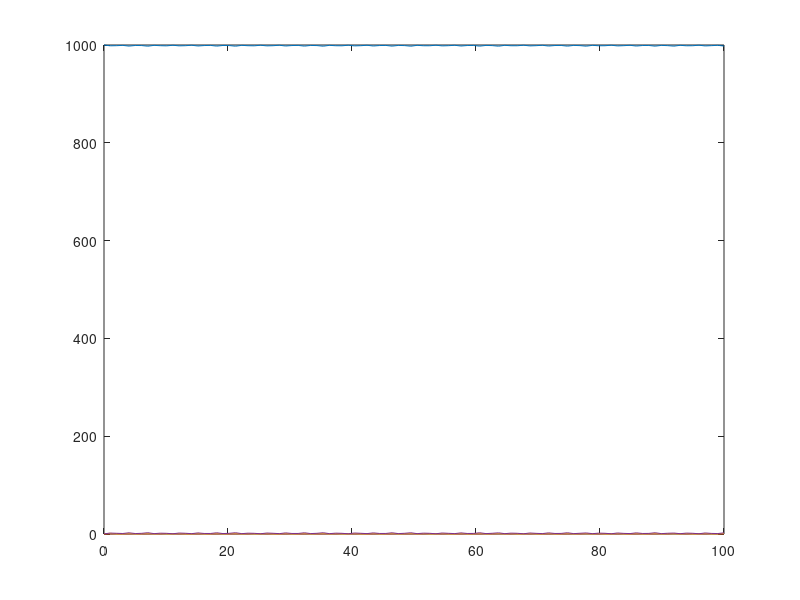

The MATLAB script that drew this image:
% This file works with OCTAVE and is automatically generated with 
% the System Biology Format Converter (http://sbfc.sourceforge.net/)
% from an SBML file.
% To run this file with Matlab you must edit the comments providing
% the definition of the ode solver and the signature for the 
% xdot function.
%
% The conversion system has the following limitations:
%  - You may have to re order some reactions and Assignment Rules definition
%  - Delays are not taken into account
%  - You should change the lsode parameters (start, end, steps) to get better results
%

%
% Model name = Borghans1997 - Calcium Oscillation - Model 2
%
% is http://identifiers.org/biomodels.db/MODEL6622948601
% is http://identifiers.org/biomodels.db/BIOMD0000000044
% isDescribedBy http://identifiers.org/pubmed/17029867
%


function main()
%Initial conditions vector
	x0=zeros(4,1);
	x0(1) = 1000.0;
	x0(2) = 0.0;
	x0(3) = 0.45;
	x0(4) = 0.36;


% Depending on whether you are using Octave or Matlab,
% you should comment / uncomment one of the following blocks.
% This should also be done for the definition of the function f below.
% Start Matlab code
%	tspan=[0:0.01:100];
%	opts = odeset('AbsTol',1e-3);
%	[t,x]=ode23tb(@f,tspan,x0,opts);
% End Matlab code

% Start Octave code
	t=linspace(0,100,100);
	x=lsode('f',x0,t);
% End Octave code


	plot(t,x);
end



% Depending on whether you are using Octave or Matlab,
% you should comment / uncomment one of the following blocks.
% This should also be done for the definition of the function f below.
% Start Matlab code
%function xdot=f(t,x)
% End Matlab code

% Start Octave code
function xdot=f(x,t)
% End Octave code

% Compartment: id = extracellular, name = extracellular, constant
	compartment_extracellular=1.0;
% Compartment: id = cytosol, name = cytosol, constant
	compartment_cytosol=1.0;
% Compartment: id = intravesicular, name = intravesicular, constant
	compartment_intravesicular=1.0;
% Parameter:   id =  beta, name = beta
	global_par_beta=0.5;

% Reaction: id = vin	% Local Parameter:   id =  v0, name = v0
	reaction_vin_v0=2.0;
	% Local Parameter:   id =  v1, name = v1
	reaction_vin_v1=1.0;

	reaction_vin=compartment_cytosol*(reaction_vin_v0+reaction_vin_v1*global_par_beta);

% Reaction: id = v2	% Local Parameter:   id =  Vm2, name = Vm2
	reaction_v2_Vm2=6.5;
	% Local Parameter:   id =  K2, name = K2
	reaction_v2_K2=0.1;

	reaction_v2=compartment_intravesicular*reaction_v2_Vm2*x(2)^2/(reaction_v2_K2^2+x(2)^2);

% Reaction: id = v3	% Local Parameter:   id =  Vm3, name = Vm3
	reaction_v3_Vm3=19.5;
	% Local Parameter:   id =  Ka, name = Ka
	reaction_v3_Ka=0.2;
	% Local Parameter:   id =  Ky, name = Ky
	reaction_v3_Ky=0.2;
	% Local Parameter:   id =  Kz, name = Kz
	reaction_v3_Kz=0.3;

	reaction_v3=compartment_cytosol*reaction_v3_Vm3*x(3)^4*x(4)^2*x(2)^4/((reaction_v3_Ka^4+x(3)^4)*(reaction_v3_Ky^2+x(4)^2)*(reaction_v3_Kz^4+x(2)^4));

% Reaction: id = v4	% Local Parameter:   id =  Kf, name = Kf
	reaction_v4_Kf=1.0;

	reaction_v4=compartment_cytosol*reaction_v4_Kf*x(4);

% Reaction: id = v5	% Local Parameter:   id =  K, name = K
	reaction_v5_K=10.0;

	reaction_v5=compartment_extracellular*reaction_v5_K*x(2);

% Reaction: id = v6, name = Agonist stimulated production of IP3	% Local Parameter:   id =  Vp, name = Vp
	reaction_v6_Vp=2.5;

	reaction_v6=compartment_cytosol*global_par_beta*reaction_v6_Vp;

% Reaction: id = v7, name = Ca dependent IP3 degradation	% Local Parameter:   id =  Vd, name = Vd
	reaction_v7_Vd=80.0;
	% Local Parameter:   id =  Kp, name = Kp
	reaction_v7_Kp=1.0;
	% Local Parameter:   id =  Kd, name = Kd
	reaction_v7_Kd=0.4;
	% Local Parameter:   id =  n, name = n
	reaction_v7_n=4.0;

	reaction_v7=compartment_cytosol*reaction_v7_Vd*x(3)^2*x(2)^reaction_v7_n/((reaction_v7_Kp^2+x(3)^2)*(reaction_v7_Kd^reaction_v7_n+x(2)^reaction_v7_n));

% Reaction: id = v8, name = Ca independent IP3 degradation	% Local Parameter:   id =  epsilon, name = epsilon
	reaction_v8_epsilon=0.1;

	reaction_v8=compartment_cytosol*reaction_v8_epsilon*x(3);

	xdot=zeros(4,1);
	
% Species:   id = EC, name = EC, affected by kineticLaw
	xdot(1) = (1/(compartment_extracellular))*((-1.0 * reaction_vin) + ( 1.0 * reaction_v5));
	
% Species:   id = Z, name = Z, affected by kineticLaw
	xdot(2) = (1/(compartment_cytosol))*(( 1.0 * reaction_vin) + (-1.0 * reaction_v2) + ( 1.0 * reaction_v3) + ( 1.0 * reaction_v4) + (-1.0 * reaction_v5));
	
% Species:   id = A, name = A, affected by kineticLaw
	xdot(3) = (1/(compartment_cytosol))*(( 1.0 * reaction_v6) + (-1.0 * reaction_v7) + (-1.0 * reaction_v8));
	
% Species:   id = Y, name = Y, affected by kineticLaw
	xdot(4) = (1/(compartment_intravesicular))*(( 1.0 * reaction_v2) + (-1.0 * reaction_v3) + (-1.0 * reaction_v4));
end

% adding few functions representing operators used in SBML but not present directly 
% in either matlab or octave. 
function z=pow(x,y),z=x^y;end
function z=root(x,y),z=y^(1/x);end
function z = piecewise(varargin)
	numArgs = nargin;
	result = 0;
	foundResult = 0;
	for k=1:2: numArgs-1
		if varargin{k+1} == 1
			result = varargin{k};
			foundResult = 1;
			break;
		end
	end
	if foundResult == 0
		result = varargin{numArgs};
	end
	z = result;
end


